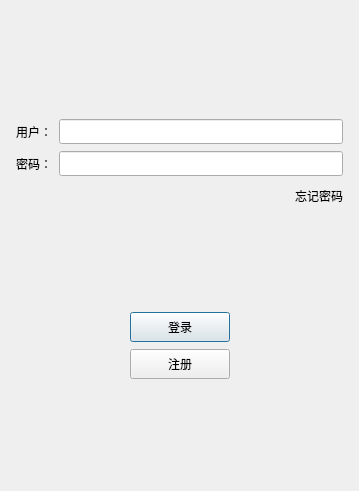
<?xml version="1.0" encoding="UTF-8"?>
<ui version="4.0">
 <class>LoginDialog</class>
 <widget class="QDialog" name="LoginDialog">
  <property name="geometry">
   <rect>
    <x>0</x>
    <y>0</y>
    <width>359</width>
    <height>491</height>
   </rect>
  </property>
  <property name="windowTitle">
   <string>Dialog</string>
  </property>
  <layout class="QVBoxLayout" name="verticalLayout_2">
   <item>
    <layout class="QVBoxLayout" name="verticalLayout">
     <property name="spacing">
      <number>7</number>
     </property>
     <property name="leftMargin">
      <number>5</number>
     </property>
     <property name="topMargin">
      <number>5</number>
     </property>
     <property name="rightMargin">
      <number>5</number>
     </property>
     <property name="bottomMargin">
      <number>5</number>
     </property>
     <item>
      <widget class="QWidget" name="widget" native="true">
       <layout class="QGridLayout" name="gridLayout">
        <item row="0" column="0">
         <widget class="QLabel" name="label">
          <property name="text">
           <string/>
          </property>
          <property name="pixmap">
           <pixmap resource="rc.qrc">:/res/ice.png</pixmap>
          </property>
          <property name="alignment">
           <set>Qt::AlignmentFlag::AlignCenter</set>
          </property>
         </widget>
        </item>
        <item row="1" column="0">
         <spacer name="verticalSpacer">
          <property name="orientation">
           <enum>Qt::Orientation::Vertical</enum>
          </property>
          <property name="sizeHint" stdset="0">
           <size>
            <width>20</width>
            <height>40</height>
           </size>
          </property>
         </spacer>
        </item>
       </layout>
      </widget>
     </item>
     <item>
      <layout class="QHBoxLayout" name="horizontalLayout">
       <property name="spacing">
        <number>7</number>
       </property>
       <item>
        <widget class="QLabel" name="user_label">
         <property name="minimumSize">
          <size>
           <width>0</width>
           <height>25</height>
          </size>
         </property>
         <property name="maximumSize">
          <size>
           <width>16777215</width>
           <height>25</height>
          </size>
         </property>
         <property name="text">
          <string>用户：</string>
         </property>
        </widget>
       </item>
       <item>
        <widget class="QLineEdit" name="user_edit">
         <property name="minimumSize">
          <size>
           <width>0</width>
           <height>25</height>
          </size>
         </property>
         <property name="maximumSize">
          <size>
           <width>16777215</width>
           <height>25</height>
          </size>
         </property>
        </widget>
       </item>
      </layout>
     </item>
     <item>
      <layout class="QHBoxLayout" name="horizontalLayout_2">
       <item>
        <widget class="QLabel" name="password_label">
         <property name="minimumSize">
          <size>
           <width>0</width>
           <height>25</height>
          </size>
         </property>
         <property name="maximumSize">
          <size>
           <width>16777215</width>
           <height>25</height>
          </size>
         </property>
         <property name="text">
          <string>密码：</string>
         </property>
        </widget>
       </item>
       <item>
        <widget class="QLineEdit" name="password_edit">
         <property name="minimumSize">
          <size>
           <width>0</width>
           <height>25</height>
          </size>
         </property>
         <property name="maximumSize">
          <size>
           <width>16777215</width>
           <height>25</height>
          </size>
         </property>
        </widget>
       </item>
      </layout>
     </item>
     <item>
      <layout class="QHBoxLayout" name="horizontalLayout_3">
       <item>
        <spacer name="horizontalSpacer">
         <property name="orientation">
          <enum>Qt::Orientation::Horizontal</enum>
         </property>
         <property name="sizeHint" stdset="0">
          <size>
           <width>40</width>
           <height>20</height>
          </size>
         </property>
        </spacer>
       </item>
       <item>
        <widget class="QLabel" name="forget_label">
         <property name="minimumSize">
          <size>
           <width>0</width>
           <height>25</height>
          </size>
         </property>
         <property name="maximumSize">
          <size>
           <width>16777215</width>
           <height>25</height>
          </size>
         </property>
         <property name="text">
          <string>忘记密码</string>
         </property>
        </widget>
       </item>
      </layout>
     </item>
     <item>
      <spacer name="verticalSpacer_2">
       <property name="orientation">
        <enum>Qt::Orientation::Vertical</enum>
       </property>
       <property name="sizeHint" stdset="0">
        <size>
         <width>20</width>
         <height>40</height>
        </size>
       </property>
      </spacer>
     </item>
     <item>
      <layout class="QHBoxLayout" name="horizontalLayout_4">
       <item>
        <spacer name="horizontalSpacer_2">
         <property name="orientation">
          <enum>Qt::Orientation::Horizontal</enum>
         </property>
         <property name="sizeHint" stdset="0">
          <size>
           <width>40</width>
           <height>20</height>
          </size>
         </property>
        </spacer>
       </item>
       <item>
        <widget class="QPushButton" name="pushButton">
         <property name="minimumSize">
          <size>
           <width>100</width>
           <height>30</height>
          </size>
         </property>
         <property name="maximumSize">
          <size>
           <width>100</width>
           <height>30</height>
          </size>
         </property>
         <property name="text">
          <string>登录</string>
         </property>
        </widget>
       </item>
       <item>
        <spacer name="horizontalSpacer_3">
         <property name="orientation">
          <enum>Qt::Orientation::Horizontal</enum>
         </property>
         <property name="sizeHint" stdset="0">
          <size>
           <width>40</width>
           <height>20</height>
          </size>
         </property>
        </spacer>
       </item>
      </layout>
     </item>
     <item>
      <layout class="QHBoxLayout" name="horizontalLayout_5">
       <item>
        <spacer name="horizontalSpacer_4">
         <property name="orientation">
          <enum>Qt::Orientation::Horizontal</enum>
         </property>
         <property name="sizeHint" stdset="0">
          <size>
           <width>40</width>
           <height>20</height>
          </size>
         </property>
        </spacer>
       </item>
       <item>
        <widget class="QPushButton" name="register_btn">
         <property name="minimumSize">
          <size>
           <width>100</width>
           <height>30</height>
          </size>
         </property>
         <property name="maximumSize">
          <size>
           <width>100</width>
           <height>30</height>
          </size>
         </property>
         <property name="text">
          <string>注册</string>
         </property>
        </widget>
       </item>
       <item>
        <spacer name="horizontalSpacer_5">
         <property name="orientation">
          <enum>Qt::Orientation::Horizontal</enum>
         </property>
         <property name="sizeHint" stdset="0">
          <size>
           <width>40</width>
           <height>20</height>
          </size>
         </property>
        </spacer>
       </item>
      </layout>
     </item>
     <item>
      <spacer name="verticalSpacer_3">
       <property name="orientation">
        <enum>Qt::Orientation::Vertical</enum>
       </property>
       <property name="sizeHint" stdset="0">
        <size>
         <width>20</width>
         <height>40</height>
        </size>
       </property>
      </spacer>
     </item>
    </layout>
   </item>
  </layout>
 </widget>
 <resources>
  <include location="rc.qrc"/>
 </resources>
 <connections/>
</ui>
